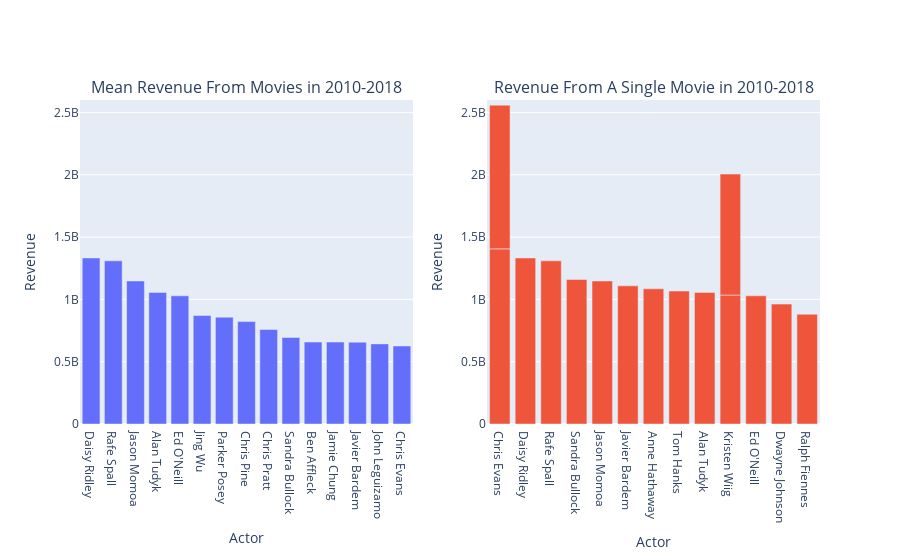

The notebook cell this image was saved under:
### Markdown cell above
### Insight 4: Actors and Actresses from the Most Successful Movies

### Code cell
#Making the subplots with their respective titles
fig = make_subplots(rows=1, cols=2, subplot_titles= ['Mean Revenue From Movies in 2010-2018',
                                                     'Revenue From A Single Movie in 2010-2018'])

#Adding the appropriate x and y values to the first subplot
fig.add_trace(
    go.Bar(
        x=best_actors_avg_rev['primary_name'],
        y=best_actors_avg_rev['total_revenue'],
        hoverlabel=dict(namelength=0)
    ),
    row=1, col=1
)

#Adding the appropriate x and y values to the second subplot
fig.add_trace(
    go.Bar(
        x=best_actors_single_rev['primary_name'],
        y=best_actors_single_rev['total_revenue'],
        hoverlabel=dict(namelength=0)
    ),
    row=1, col=2
)

#Editing the layout of the subplots
fig.update_layout(showlegend = False)

#Creating the x axis titles for each subplot
fig.update_xaxes(title_text="Actor", row=1, col=1)
fig.update_xaxes(title_text="Actor", row=1, col=2)


#Creating the y axis titles for each subplot and standardizing the range of values
fig.update_yaxes(title_text="Revenue", row=1, col=1, range = [0, 2600000000])
fig.update_yaxes(title_text="Revenue", row=1, col=2, range = [0, 2600000000])

### Figure 1 — Plotly figure (JSON) as saved in the notebook; plotly's stock layout.template omitted (floating-point values rounded to 4 significant figures)
{"data": [{"hoverlabel": {"namelength": 0}, "type": "bar", "x": ["Daisy Ridley", "Rafe Spall", "Jason Momoa", "Alan Tudyk", "Ed O'Neill", "Jing Wu", "Parker Posey", "Chris Pine", "Chris Pratt", "Sandra Bullock", "Ben Affleck", "Jamie Chung", "Javier Bardem", "John Leguizamo", "Chris Evans"], "xaxis": "x", "y": [1332600000, 1309500000, 1147800000, 1056100000, 1028600000, 870300000, 857600000, 821900000, 758000000.0, 694650000, 657900000, 657800000, 656600000, 642900000.0, 626000000.0], "yaxis": "y"}, {"hoverlabel": {"namelength": 0}, "type": "bar", "x": ["Chris Evans", "Daisy Ridley", "Rafe Spall", "Sandra Bullock", "Chris Evans", "Jason Momoa", "Javier Bardem", "Anne Hathaway", "Tom Hanks", "Alan Tudyk", "Kristen Wiig", "Ed O'Neill", "Kristen Wiig", "Dwayne Johnson", "Ralph Fiennes"], "xaxis": "x2", "y": [1405400000, 1332600000, 1309500000, 1159400000, 1153300000, 1147800000, 1108600000, 1084900000, 1067000000, 1056100000, 1034800000, 1028600000, 970800000, 962100000, 880700000], "yaxis": "y2"}], "layout": {"annotations": [{"font": {"size": 16}, "showarrow": false, "text": "Mean Revenue From Movies in 2010-2018", "x": 0.225, "xanchor": "center", "xref": "paper", "y": 1, "yanchor": "bottom", "yref": "paper"}, {"font": {"size": 16}, "showarrow": false, "text": "Revenue From A Single Movie in 2010-2018", "x": 0.775, "xanchor": "center", "xref": "paper", "y": 1, "yanchor": "bottom", "yref": "paper"}], "showlegend": false, "xaxis": {"anchor": "y", "domain": [0, 0.45], "title": {"text": "Actor"}}, "xaxis2": {"anchor": "y2", "domain": [0.55, 1], "title": {"text": "Actor"}}, "yaxis": {"anchor": "x", "domain": [0, 1], "range": [0, 2600000000], "title": {"text": "Revenue"}}, "yaxis2": {"anchor": "x2", "domain": [0, 1], "range": [0, 2600000000], "title": {"text": "Revenue"}}}}
